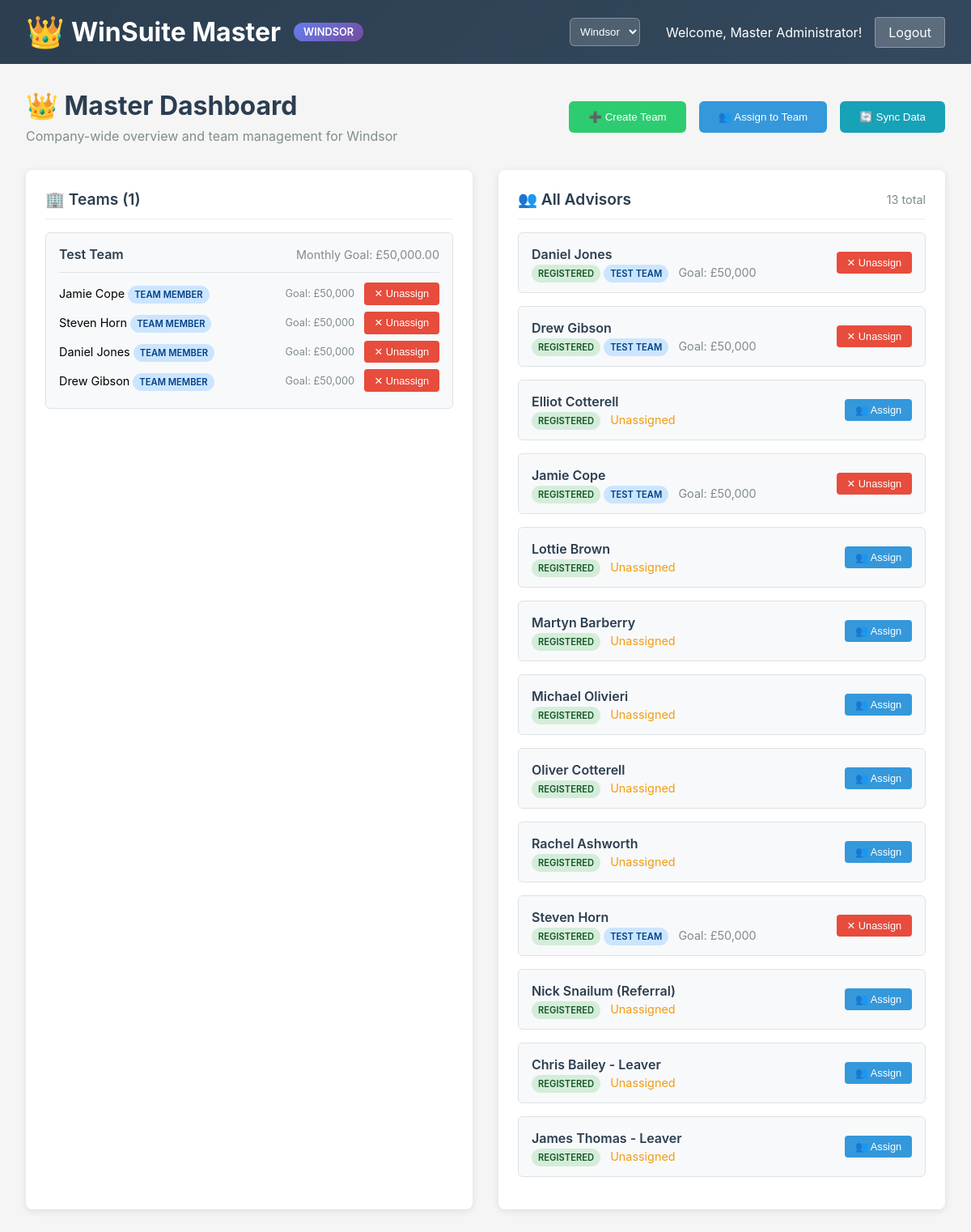
The page /master (signed in) on the database its author committed.
### app.py (models this page shows)
class Team(db.Model):
    __tablename__ = 'teams'
    id = db.Column(db.Integer, primary_key=True)
    name = db.Column(db.String(100), nullable=False)
    monthly_goal = db.Column(db.Float, default=0.0)
    created_by = db.Column(db.Integer, db.ForeignKey('advisors.id'), nullable=False)
    company = db.Column(db.String(50), default='windsor')
    created_at = db.Column(db.DateTime, default=datetime.utcnow)
    creator = db.relationship('Advisor', foreign_keys=[created_by], post_update=True)

class Advisor(db.Model):
    __tablename__ = 'advisors'
    id = db.Column(db.Integer, primary_key=True)
    full_name = db.Column(db.String(100), nullable=False)
    username = db.Column(db.String(50), unique=True, nullable=False)
    email = db.Column(db.String(100), unique=True, nullable=False)
    password_hash = db.Column(db.String(255), nullable=False)
    is_master = db.Column(db.Boolean, default=False)
    team_id = db.Column(db.Integer, db.ForeignKey('teams.id'), nullable=True)
    yearly_goal = db.Column(db.Float, default=0.0)
    company = db.Column(db.String(50), default='windsor')
    created_at = db.Column(db.DateTime, default=datetime.utcnow)
    team = db.relationship('Team', foreign_keys=[team_id], backref='members')
    submissions = db.relationship('Submission', backref='advisor')
    paid_cases = db.relationship('PaidCase', backref='advisor')

### app.py (the view)
@app.route('/master')
@master_required
def master_dashboard():
    user = db.session.get(Advisor, session['user_id'])
    if not user:
        session.clear()
        return redirect(url_for('login'))
    current_company = get_current_company()
    teams = Team.query.filter_by(company=current_company).all()
    advisors = Advisor.query.filter_by(is_master=False, company=current_company).all()
    all_advisor_names = get_available_advisors()
    recent_syncs = SyncLog.query.filter_by(company=current_company).order_by(SyncLog.sync_time.desc()).limit(10).all()
    company_config = get_company_config()
    return render_template('master.html',
                         user=user,
                         teams=teams,
                         advisors=advisors,
                         all_advisor_names=all_advisor_names,
                         recent_syncs=recent_syncs,
                         company_config=company_config)

### app.py (called while the page is built)
def get_current_company():
    return session.get('company_mode', 'windsor')

def get_company_config():
    return COMPANY_CONFIGS[get_current_company()]

def get_available_advisors():
    return get_company_config()['advisor_names']

@app.after_request
def add_no_cache_headers(resp):
    if request.path.startswith('/api/'):
        resp.headers['Cache-Control'] = 'no-store, no-cache, must-revalidate, max-age=0'
        resp.headers['Pragma'] = 'no-cache'
        resp.headers['Expires'] = '0'
    return resp

def master_required(f):
    @wraps(f)
    def decorated_function(*args, **kwargs):
        if 'user_id' not in session:
            return redirect(url_for('login'))
        user = db.session.get(Advisor, session['user_id'])
        if not user:
            session.clear()
            return redirect(url_for('login'))
        if not user.is_master:
            return jsonify({'error': 'Master access required'}), 403
        return f(*args, **kwargs)
    return decorated_function

### templates/master.html (shortened to what this page needs)
<!DOCTYPE html>
<html lang="en">
<head>
</head>
<body>
    <div class="header">
        <h1>WinSuite Master <span class="company-indicator" id="company-indicator">{{ company_config.name }}</span></h1>
        <div class="user-info">
            <select id="company-selector" class="company-selector" onchange="switchCompany()">
                <option value="windsor" {{ 'selected' if session.get('company_mode', 'windsor') == 'windsor' else '' }}>Windsor</option>
            </select>
            <span>Welcome, Master Administrator!</span>
            <a href="/logout" class="logout-btn">Logout</a>
        </div>
    </div>
    <div class="main-content">
        <div class="dashboard-header">
            <div>
                <h2 class="dashboard-title">👑 Master Dashboard</h2>
                <p style="color: #7f8c8d; margin-top: 0.5rem;">Company-wide overview and team management for {{ company_config.name }}</p>
            </div>
            <div class="action-buttons">
                <button class="action-btn btn-primary" onclick="openCreateTeamModal()">
                    ➕ Create Team
                </button>
                <button class="action-btn btn-secondary" onclick="openAssignModal()">
                    👥 Assign to Team
                </button>
                <button class="action-btn btn-info" onclick="syncData()">
                    🔄 Sync Data
                </button>
            </div>
        </div>
        <div class="content-grid">
            <div class="section-card">
                <div class="section-header">
                    <h3 class="section-title">🏢 Teams ({{ teams|length }})</h3>
                </div>
                {% for team in teams %}
                <div class="team-card">
                    <div class="team-header">
                        <span class="team-name">{{ team.name }}</span>
                        <span style="color: #7f8c8d; font-size: 0.9rem;">
                            Monthly Goal: £{{ "{:,.2f}".format(team.monthly_goal) }}
                        </span>
                    </div>
                    <div class="team-members">
                        {% for member in team.members %}
                        <div class="member-item">
                            <span>
                                {{ member.full_name }}
                                <span class="status-badge status-assigned">Team Member</span>
                            </span>
                            <div>
                                <span style="color: #7f8c8d; font-size: 0.8rem; margin-right: 0.5rem;">
                                    Goal: £{{ "{:,.0f}".format(member.yearly_goal) }}
                                </span>
                                <button class="btn-sm btn-unassign" onclick="unassignFromTeam({{ member.id }}, '{{ member.full_name }}')">
                                    ✕ Unassign
                                </button>
                            </div>
                        </div>
                        {% endfor %}
                    </div>
                </div>
                {% endfor %}
            </div>
            <div class="section-card">
                <div class="section-header">
                    <h3 class="section-title">👥 All Advisors</h3>
                    <span style="color: #7f8c8d; font-size: 0.9rem;">
                        {{ all_advisor_names|length }} total
                    </span>
                </div>
                {% for advisor_name in all_advisor_names %}
                {% set registered_advisor = advisors|selectattr('full_name', 'equalto', advisor_name)|first %}
                <div class="advisor-card">
                    <div class="advisor-info">
                        <div class="advisor-name">{{ advisor_name }}</div>
                        <div class="advisor-details">
                            {% if registered_advisor %}
                                <span class="status-badge status-registered">Registered</span>
                                {% if registered_advisor.team %}
                                    <span class="status-badge status-assigned">{{ registered_advisor.team.name }}</span>
                                    <span style="margin-left: 0.5rem; color: #7f8c8d;">
                                        Goal: £{{ "{:,.0f}".format(registered_advisor.yearly_goal) }}
                                    </span>
                                {% else %}
                                    <span style="color: #f39c12; margin-left: 0.5rem;">Unassigned</span>
                                {% endif %}
                            {% else %}
                                <span class="status-badge status-unregistered">Not Registered</span>
                                <span style="color: #7f8c8d; margin-left: 0.5rem;">
                                    No account created yet
                                </span>
                            {% endif %}
                        </div>
                    </div>
                    <div class="advisor-actions">
                        {% if registered_advisor %}
                            {% if not registered_advisor.team %}
                                <button class="btn-sm btn-assign" onclick="quickAssign({{ registered_advisor.id }}, '{{ registered_advisor.full_name }}')">
                                    👥 Assign
                                </button>
                            {% else %}
                                <button class="btn-sm btn-unassign" onclick="unassignFromTeam({{ registered_advisor.id }}, '{{ registered_advisor.full_name }}')">
                                    ✕ Unassign
                                </button>
                            {% endif %}
                        {% else %}
                            <span style="color: #7f8c8d; font-size: 0.8rem;">
                                Waiting for registration
                            </span>
                        {% endif %}
                    </div>
                </div>
                {% endfor %}
            </div>
        </div>
    </div>
</body>
</html>

### templates/master.html (style rules this page uses)
* { margin: 0; padding: 0; box-sizing: border-box; }
body { font-family: -apple-system, BlinkMacSystemFont, 'Segoe UI', Roboto, sans-serif; background-color: #f5f5f5; }
.header { background: linear-gradient(135deg, #2c3e50, #34495e); color: white; padding: 1rem 2rem; display: flex; justify-content: space-between; align-items: center; }
.header h1 { display: flex; align-items: center; gap: 0.5rem; }
.header h1::before { content: "👑"; font-size: 1.2em; }
.company-selector { background: rgba(255, 255, 255, 0.15); border: 1px solid rgba(255, 255, 255, 0.3); border-radius: 6px; padding: 0.5rem; color: white; font-weight: 500; transition: all 0.3s ease; margin-right: 1rem; }
.company-selector option { background: #2c3e50; color: white; }
.company-indicator { background: linear-gradient(135deg, #667eea 0%, #764ba2 100%); color: white; padding: 0.25rem 0.75rem; border-radius: 12px; font-size: 0.8rem; font-weight: 600; text-transform: uppercase; margin-left: 0.5rem; display: inline-block; }
.user-info { display: flex; align-items: center; gap: 1rem; }
.logout-btn { background: rgba(255, 255, 255, 0.2); color: white; border: 1px solid rgba(255, 255, 255, 0.3); padding: 0.5rem 1rem; border-radius: 4px; text-decoration: none; transition: background-color 0.3s; }
.main-content { padding: 2rem; max-width: 1400px; margin: 0 auto; }
.dashboard-header { margin-bottom: 2rem; display: flex; justify-content: space-between; align-items: center; }
.dashboard-title { font-size: 2rem; color: #2c3e50; display: flex; align-items: center; gap: 0.5rem; }
.action-buttons { display: flex; gap: 1rem; }
.action-btn { padding: 0.75rem 1.5rem; border: none; border-radius: 6px; font-weight: 500; cursor: pointer; transition: all 0.3s; display: flex; align-items: center; gap: 0.5rem; }
.btn-primary { background: #2ecc71; color: white; }
.btn-secondary { background: #3498db; color: white; }
.btn-info { background: #17a2b8; color: white; }
.content-grid { display: grid; grid-template-columns: 1fr 1fr; gap: 2rem; margin-bottom: 2rem; }
.section-card { background: white; border-radius: 8px; padding: 1.5rem; box-shadow: 0 2px 10px rgba(0, 0, 0, 0.1); }
.section-header { display: flex; justify-content: space-between; align-items: center; margin-bottom: 1rem; padding-bottom: 0.75rem; border-bottom: 1px solid #eee; }
.section-title { font-size: 1.2rem; color: #2c3e50; font-weight: 600; }
.advisor-card { background: #f8f9fa; border: 1px solid #dee2e6; border-radius: 6px; padding: 1rem; margin-bottom: 1rem; display: flex; justify-content: space-between; align-items: center; }
.advisor-info { flex: 1; }
.advisor-name { font-weight: 600; color: #2c3e50; margin-bottom: 0.25rem; }
.advisor-details { color: #7f8c8d; font-size: 0.9rem; }
.advisor-actions { display: flex; gap: 0.5rem; }
.btn-sm { padding: 0.4rem 0.8rem; border: none; border-radius: 4px; cursor: pointer; font-size: 0.8rem; font-weight: 500; transition: all 0.3s; }
.btn-assign { background: #3498db; color: white; }
.btn-unassign { background: #e74c3c; color: white; }
.status-badge { padding: 0.25rem 0.5rem; border-radius: 12px; font-size: 0.7rem; font-weight: 600; text-transform: uppercase; }
.status-registered { background: #d4edda; color: #155724; }
.status-assigned { background: #cce5ff; color: #004085; }
.team-card { background: #f8f9fa; border: 1px solid #dee2e6; border-radius: 6px; padding: 1rem; margin-bottom: 1rem; }
.team-header { display: flex; justify-content: space-between; align-items: center; margin-bottom: 0.75rem; }
.team-name { font-weight: 600; color: #2c3e50; }
.team-members { margin-top: 0.5rem; padding-top: 0.5rem; border-top: 1px solid #dee2e6; }
.member-item { display: flex; justify-content: space-between; align-items: center; padding: 0.25rem 0; font-size: 0.9rem; }

### rows shown on the page
Team: name "Test Team", monthly_goal "50,000.00", team.name "TEST TEAM" "TEST TEAM" "TEST TEAM" "TEST TEAM"
Advisor: full_name "Jamie Cope", yearly_goal "50,000", yearly_goal "50,000"
Advisor: full_name "Steven Horn", yearly_goal "50,000", yearly_goal "50,000"
Advisor: full_name "Daniel Jones", yearly_goal "50,000", yearly_goal "50,000"
Advisor: full_name "Drew Gibson", yearly_goal "50,000", yearly_goal "50,000"

### other values the page prints
{{ company_config.name }} "Windsor"
{{ teams|length }} "1"
{{ all_advisor_names|length }} "13"
{{ advisor_name }} "Daniel Jones" "Drew Gibson" "Elliot Cotterell" "Jamie Cope" "Lottie Brown" "Martyn Barberry" "Michael Olivieri" "Oliver Cotterell" "Rachel Ashworth" "Steven Horn" "Nick Snailum (Referral)" "Chris Bailey - Leaver" "James Thomas - Leaver"
